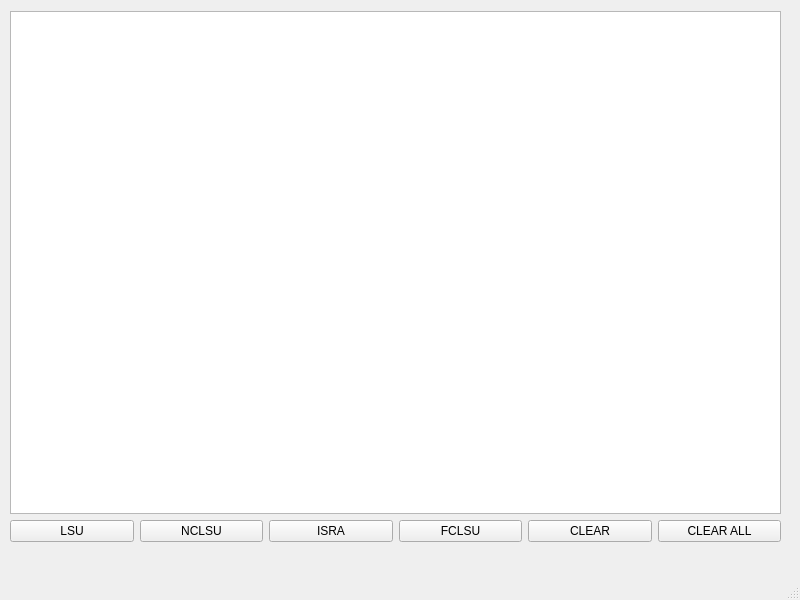
<?xml version="1.0" encoding="UTF-8"?>
<ui version="4.0">
 <class>Hypermix2</class>
 <widget class="QMainWindow" name="Hypermix2">
  <property name="geometry">
   <rect>
    <x>0</x>
    <y>0</y>
    <width>800</width>
    <height>600</height>
   </rect>
  </property>
  <property name="windowTitle">
   <string>Hypermix2</string>
  </property>
  <widget class="QWidget" name="centralwidget">
   <widget class="QWidget" name="verticalLayoutWidget">
    <property name="geometry">
     <rect>
      <x>10</x>
      <y>11</y>
      <width>771</width>
      <height>531</height>
     </rect>
    </property>
    <layout class="QVBoxLayout" name="VL">
     <item>
      <widget class="QGraphicsView" name="GV"/>
     </item>
     <item>
      <layout class="QHBoxLayout" name="HL">
       <item>
        <widget class="QPushButton" name="pushLSU">
         <property name="sizePolicy">
          <sizepolicy hsizetype="Expanding" vsizetype="Minimum">
           <horstretch>0</horstretch>
           <verstretch>0</verstretch>
          </sizepolicy>
         </property>
         <property name="text">
          <string>LSU</string>
         </property>
        </widget>
       </item>
       <item>
        <widget class="QPushButton" name="pushNCLSU">
         <property name="sizePolicy">
          <sizepolicy hsizetype="Expanding" vsizetype="Minimum">
           <horstretch>0</horstretch>
           <verstretch>0</verstretch>
          </sizepolicy>
         </property>
         <property name="text">
          <string>NCLSU</string>
         </property>
        </widget>
       </item>
       <item>
        <widget class="QPushButton" name="pushISRA">
         <property name="sizePolicy">
          <sizepolicy hsizetype="Expanding" vsizetype="Minimum">
           <horstretch>0</horstretch>
           <verstretch>0</verstretch>
          </sizepolicy>
         </property>
         <property name="text">
          <string>ISRA</string>
         </property>
        </widget>
       </item>
       <item>
        <widget class="QPushButton" name="pushFCLSU">
         <property name="sizePolicy">
          <sizepolicy hsizetype="Expanding" vsizetype="Minimum">
           <horstretch>0</horstretch>
           <verstretch>0</verstretch>
          </sizepolicy>
         </property>
         <property name="text">
          <string>FCLSU</string>
         </property>
        </widget>
       </item>
       <item>
        <widget class="QPushButton" name="pushCLEAR">
         <property name="sizePolicy">
          <sizepolicy hsizetype="Expanding" vsizetype="Minimum">
           <horstretch>0</horstretch>
           <verstretch>0</verstretch>
          </sizepolicy>
         </property>
         <property name="text">
          <string>CLEAR</string>
         </property>
        </widget>
       </item>
       <item>
        <widget class="QPushButton" name="pushCLEARALL">
         <property name="sizePolicy">
          <sizepolicy hsizetype="Expanding" vsizetype="Minimum">
           <horstretch>0</horstretch>
           <verstretch>0</verstretch>
          </sizepolicy>
         </property>
         <property name="text">
          <string>CLEAR ALL</string>
         </property>
        </widget>
       </item>
      </layout>
     </item>
    </layout>
   </widget>
  </widget>
  <widget class="QMenuBar" name="menubar">
   <property name="geometry">
    <rect>
     <x>0</x>
     <y>0</y>
     <width>800</width>
     <height>22</height>
    </rect>
   </property>
  </widget>
  <widget class="QStatusBar" name="statusbar"/>
 </widget>
 <resources/>
 <connections/>
</ui>
